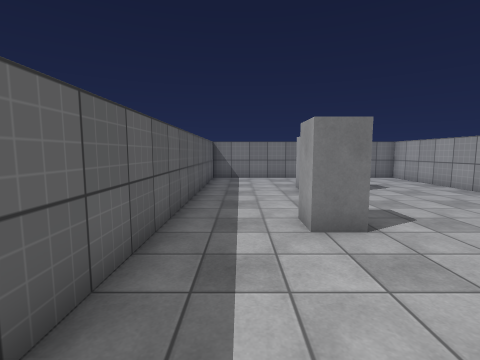
view 1 (above)

12 first-person views from a walk through a Unity game level. The camera is 1.4 m above the floor, tilts 6° down and sees 85° across. The floor is counted in squares, 1 m on a side. Each view is taken from the middle of a square. On the plan, view 1 faces up. The plan holds only what a view shows up to about 13 squares ahead; the rest is blank. The player character is not drawn. Surface patterns are stand-ins for the level's own textures.

view 2
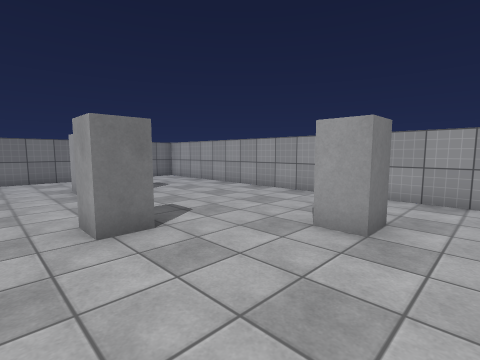

view 3
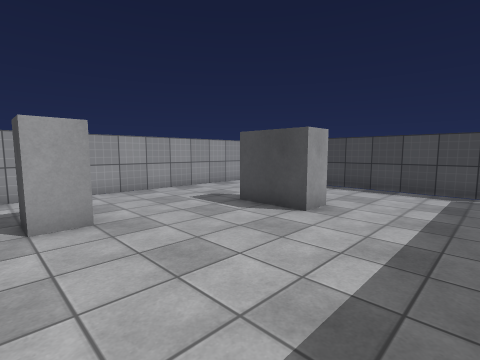

view 4
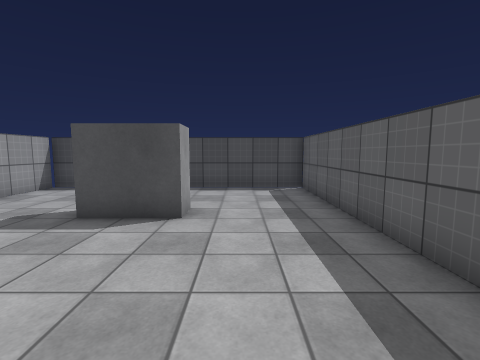

view 5
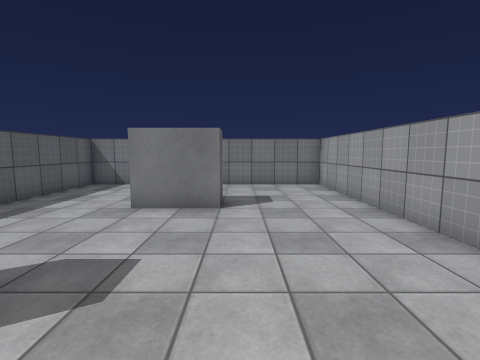

view 6
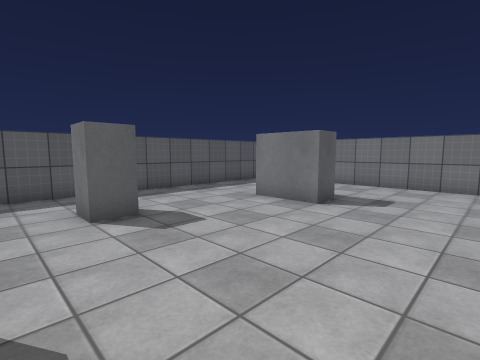

view 7
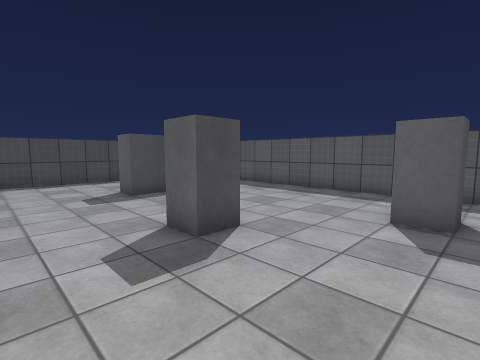

view 8
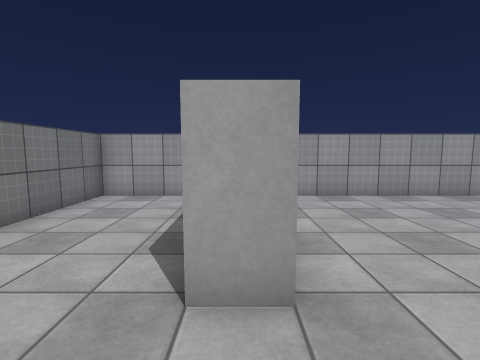

view 9
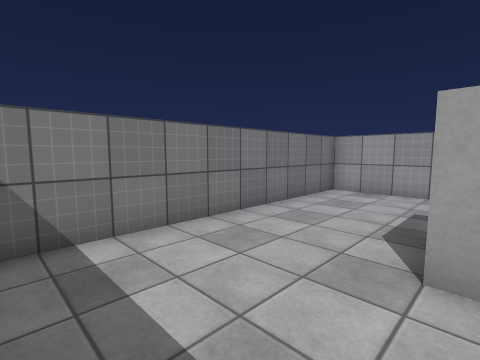

view 10
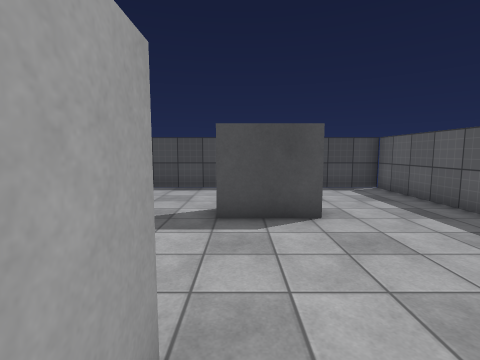

view 11
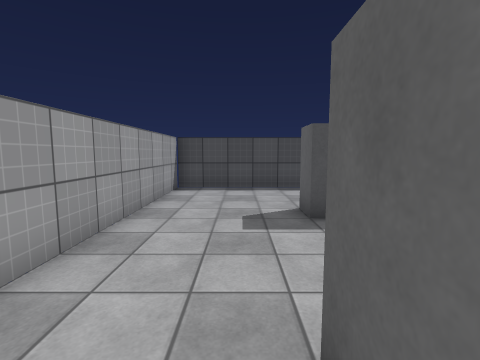

view 12
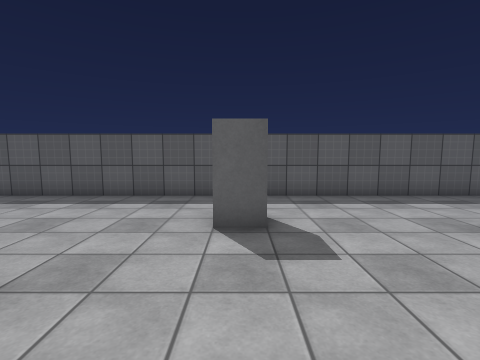

### Floor plan
Points are (right, up) in squares from view 1. A wall is a line through its corners. A room is listed if a view was taken in it or the views show most of it. See-through windows are left out.
Room 1 (views 1, 2, 3, 4, 5, 6, 7, 8, 9, 10, 11, 12)
walls: (2.2, 4.5) (1.3, 4.5) (1.3, 5.5) (2.2, 5.5) (2.2, 4.5); (4.5, 2.5) (5.5, 2.5) (5.5, 1.5) (4.5, 1.5) (4.5, 2.5); (4.5, 10.5) (4.5, 9.5) (2.3, 9.5) (2.3, 10.5); (2.3, -3.6) (2.3, -2.5) (4.5, -2.5) (4.5, -3.5); (-1.5, 14.5) (-1.5, -7.5) (8.5, -7.5) (8.5, 14.5) (-1.5, 14.5)

Where each view was taken, in squares from view 1:
view 1: 0 up, 0 right, facing up
view 2: 0 up, 0 right, facing up-right
view 3: 3 up, 1 left, facing down-right
view 4: 3 up, 1 right, facing down
view 5: 3 up, 5 right, facing up
view 6: 3 up, 8 right, facing up-left
view 7: 6 up, 8 right, facing down-left
view 8: 10 up, 0 right, facing right
view 9: 10 up, 1 left, facing up-right
view 10: 3 up, 4 right, facing down
view 11: 3 up, 6 right, facing down
view 12: 5 up, 7 right, facing left
